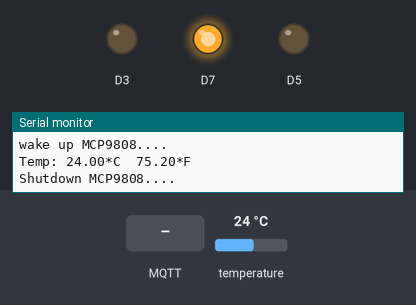
The sketch below on a simulated ESP8266 (NodeMCU). Shown: output pins drawn as LEDs (lit = HIGH), the last lines printed to the serial monitor. The inputs (shaded band) are chosen by the test bench; at power-on: temperature 24 °C. WiFi joins after 1.5 s; servers stay silent unless stated; no MQTT or app messages arrive unless stated.

Above: at 3.2 s.
3.3 s: MQTT message "1" arrives on the first subscribed topic
At 4.7 s:
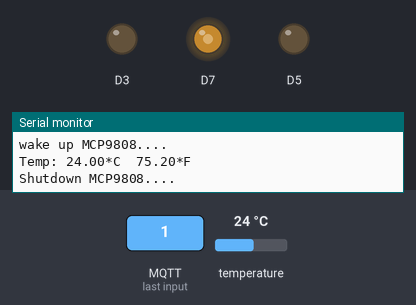
16.0 s: MQTT message "on" arrives on the first subscribed topic
At 17.8 s:
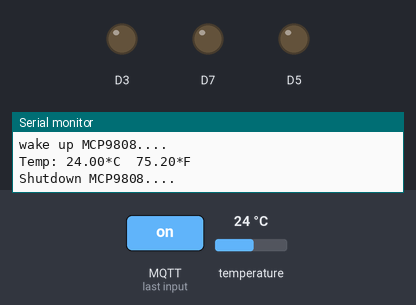
20.3 s: MQTT message "off" arrives on the first subscribed topic
Timing chart, 0 to 34.6 s (numbered marks = the images above; inputs shaded):
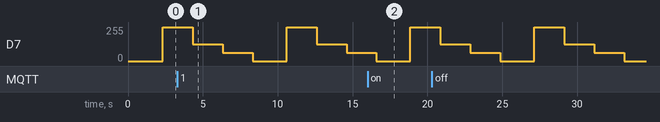

The sketch:

Wifi-MQTT.ino
```cpp
/*
 Basic MQTT example

 This sketch demonstrates the basic capabilities of the library.
 It connects to an MQTT server then:
  - publishes "hello world" to the topic "outTopic"
  - subscribes to the topic "inTopic", printing out any messages
    it receives. NB - it assumes the received payloads are strings not binary

 It will reconnect to the server if the connection is lost using a blocking
 reconnect function. See the 'mqtt_reconnect_nonblocking' example for how to
 achieve the same result without blocking the main loop.

*/
#include <Wire.h>
#include "Adafruit_MCP9808.h"
#include <SPI.h>
//#include <Ethernet.h>
#include <ESP8266WiFi.h>
#include <PubSubClient.h>
Adafruit_MCP9808 tempsensor = Adafruit_MCP9808();

const char* ssid     = "ajghome2";
const char* password = "1atheist1";
char message_buffer[100];

IPAddress server(10, 20, 30, 8);

//int red=D3
//int blue=D5
//int green=D7


void callback(char* topic, byte* payload, unsigned int length) {
  Serial.print("Message arrived [");
  Serial.print(topic);
  Serial.print("] ");
  for (int i=0;i<length;i++) {
    Serial.print((char)payload[i]);
  }
  Serial.println();
}

//EthernetClient ethClient;
WiFiClient ethClient;
PubSubClient client(ethClient);

void reconnect() {
  // Loop until we're reconnected
  while (!client.connected()) {
    Serial.print("Attempting MQTT connection...");
    // Attempt to connect
    if (client.connect("NodeMCU1")) {
      Serial.println("connected");
      // Once connected, publish an announcement...
      client.publish("NodeMCU1-status","hello world");
      // ... and resubscribe
      client.subscribe("inTopic");
    } else {
      Serial.print("failed, rc=");
      Serial.print(client.state());
      Serial.println(" try again in 5 seconds");
      // Wait 5 seconds before retrying
      delay(5000);
    }
  }
}


void setup()
{


  Serial.begin(9600);
  Serial.println("MCP9808 + WIFI + MQTT");
  client.setServer(server, 1883);
  client.setCallback(callback);

  //Ethernet.begin(mac, ip);
  // Allow the hardware to sort itself out

  Serial.println();
  Serial.println();
  Serial.print("Connecting to ");
  Serial.println(ssid);

  WiFi.begin(ssid, password);

  while (WiFi.status() != WL_CONNECTED) {
    delay(500);
    Serial.print(".");
  }

  Serial.println("");
  Serial.println("WiFi connected");
  Serial.println("IP address: ");
  Serial.println(WiFi.localIP());

  delay(500);

    if (!tempsensor.begin()) {
    Serial.println("Couldn't find MCP9808!");
    while (1);
  }

}

void loop()
{
  if (!client.connected()) {
    reconnect();
  }
  client.loop();

  Serial.println("wake up MCP9808.... "); // wake up MSP9808 - power consumption ~200 mikro Ampere
  tempsensor.shutdown_wake(0);   // Don't remove this line! required before reading temp
  // Read and print out the temperature, then convert to *F
  float c = tempsensor.readTempC();
  float f = c * 9.0 / 5.0 + 32;
  Serial.print("Temp: "); Serial.print(c); Serial.print("*C\t");
  Serial.print(f); Serial.println("*F");
  client.publish("NodeMCU1-status",dtostrf(f, 5, 2, message_buffer));
  delay(250);
  Serial.println("Shutdown MCP9808.... ");
  tempsensor.shutdown_wake(1); // shutdown MSP9808 - power consumption ~0.1 mikro Ampere
  analogWrite(D3, 1);
  analogWrite(D5, 1);
  analogWrite(D7, 1023);
  delay(2000);
  analogWrite(D7, 512);
  delay(2000);
   analogWrite(D7, 255);
  delay(2000);
   analogWrite(D7, 1);
  delay(2000);
 // delay(59750);
}
```
